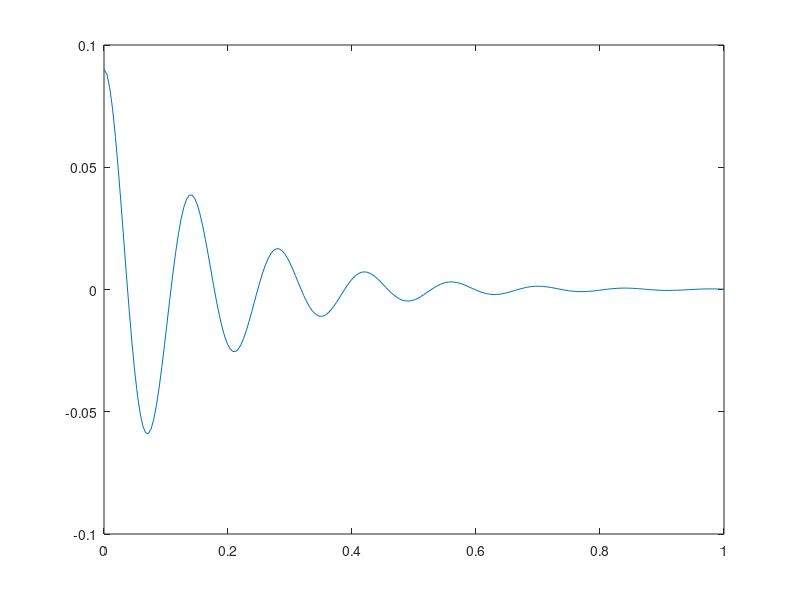
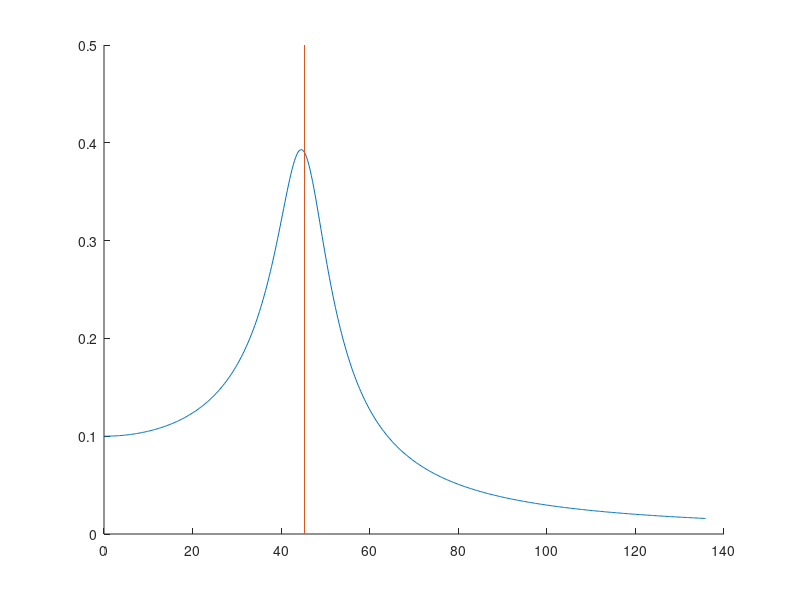
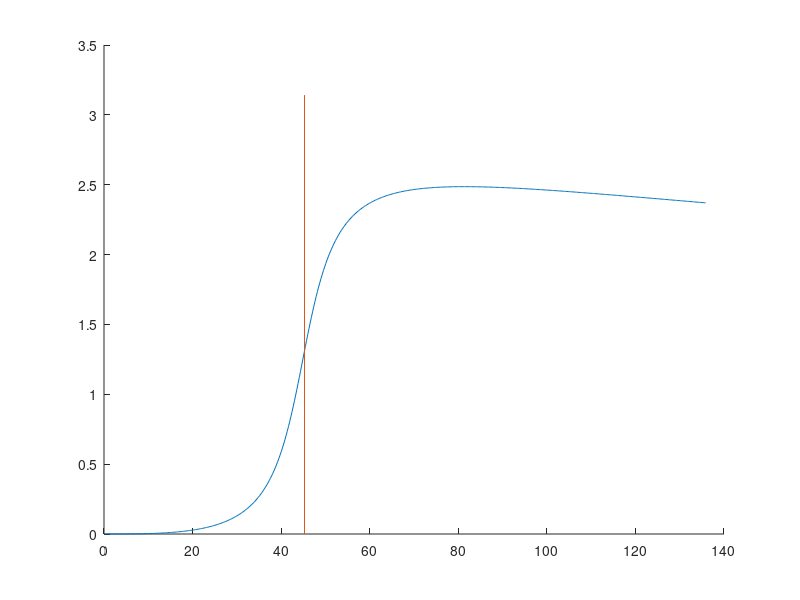

Reproduce these figures in MATLAB, in order.
%% Find log decrement

m = 2000; %kg
x1 = 0.09; %m
x3 = 0.017; %m
num_cycles = 2;
log_decrement = (1/num_cycles)*log(x1/x3);

zeta = log_decrement/(2*pi);

tau_d = 0.14; %s
omega_d = 2*pi/tau_d;

omega_n = omega_d/sqrt(1-zeta^2);

c = zeta*2*m*omega_n;
disp("C value: ");
disp(c);
k = omega_n^2*m;
disp("K value: ");
disp(k);

%% Part 2

%k = 4028429; %N/m
%c = 25000; %Ns/m 

tspan = [0 1];
initial_conditions = [0.09; 0];


dydt_func = @(t,y) [y(2); -(c/m)*y(2)-(k/m)*y(1)];
[t,y] = ode45(dydt_func, tspan, initial_conditions);
plot(t, y(:,1));

%% Amplitude and Phase Plot

freq = linspace(0, 3*omega_n, 500);
Y = 0.1; %m

amplitude = Y*sqrt( (1 + (2*zeta*freq/omega_n).^2 )./ ( (1 - (freq/omega_n).^2 ).^2 + (2*zeta*freq/omega_n).^2 ) );
figure();
hold on;
plot(freq, amplitude);
plot([omega_n, omega_n], [0, 0.5]);
hold off;

phase_angle = atan2(2*zeta*(freq/omega_n).^3, 1-(freq/omega_n).^2+(2*zeta*freq/omega_n).^2);
figure();
hold on;
plot(freq, phase_angle);
plot([omega_n, omega_n], [0, pi]);
hold off;


